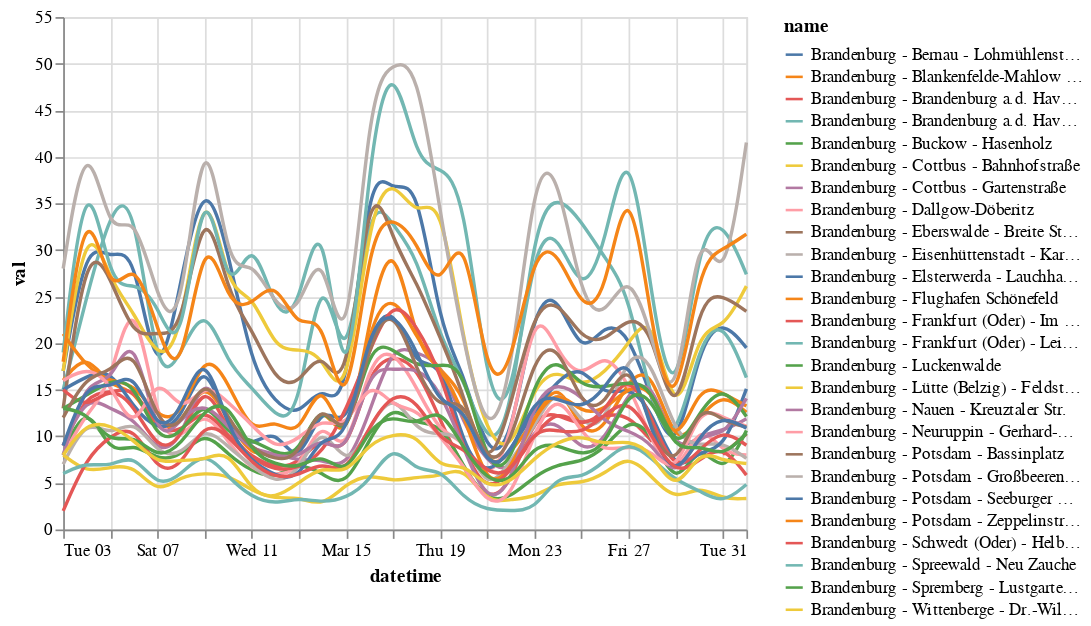

Notebook cell for this chart:
### Code cell
alt.Chart(brandenburg_daily_avg).mark_line(interpolate='basis').encode(
    x='datetime:T',
    y='val:Q',
    color='name:N'
)

### Figure 1 — Vega-Lite specification as saved in the notebook (floating-point values rounded to 4 significant figures; data arrays with more than 128 entries replaced by an {"elided": "..."} marker saying what was removed)
{"config": {"view": {"continuousWidth": 400, "continuousHeight": 300}}, "data": {"name": "data-a78d05f4bf1b3109065ea3d97928adb1"}, "mark": {"type": "line", "interpolate": "basis"}, "encoding": {"color": {"type": "nominal", "field": "name"}, "x": {"type": "temporal", "field": "datetime"}, "y": {"type": "quantitative", "field": "val"}}, "$schema": "https://vega.github.io/schema/vega-lite/v4.8.1.json", "datasets": {"data-a78d05f4bf1b3109065ea3d97928adb1": {"elided": "780 records"}}}
